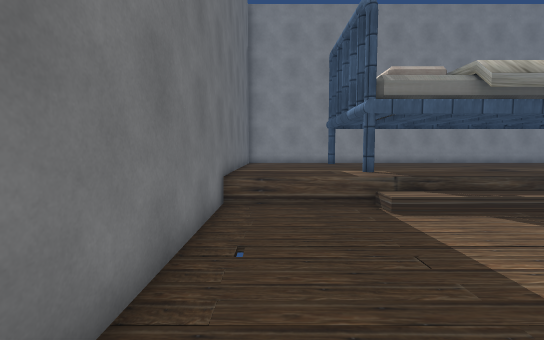
[1] (above)

15 first-person views from a walk through a scene from a Unity 3-D project. The camera is 1.5 m above the floor, tilts 4° down and sees 90° across. The floor is counted in squares, 1 m on a side. Each view is taken from the middle of a square. On the plan, view 1 faces up. The plan holds only what a view shows up to about 14 squares ahead; the rest is blank. The player is left out. Some surface patterns are stand-ins.

[2]
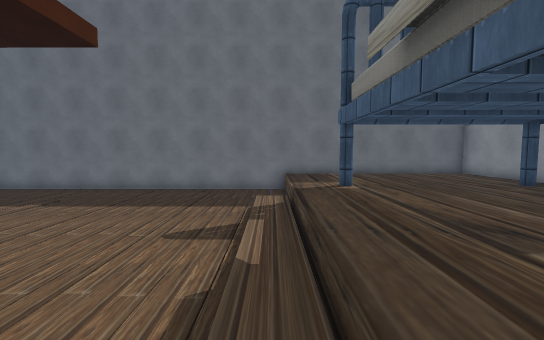

[3]
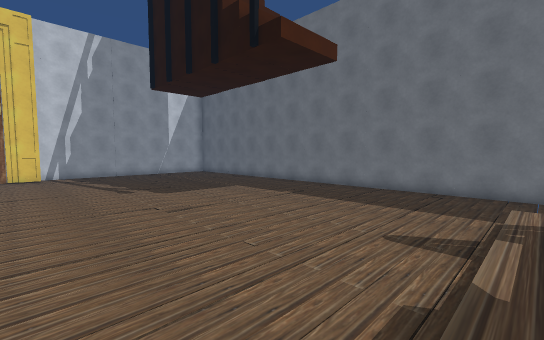

[4]
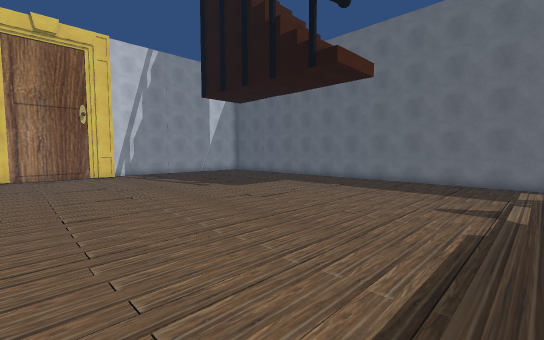

[5]
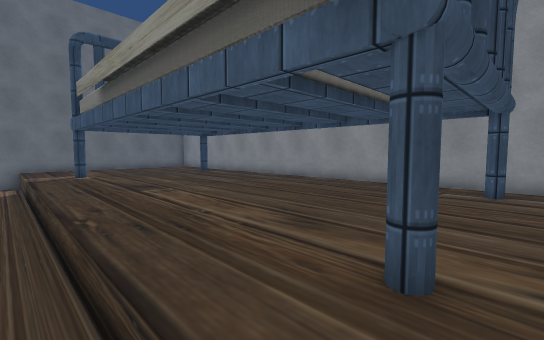

[6]
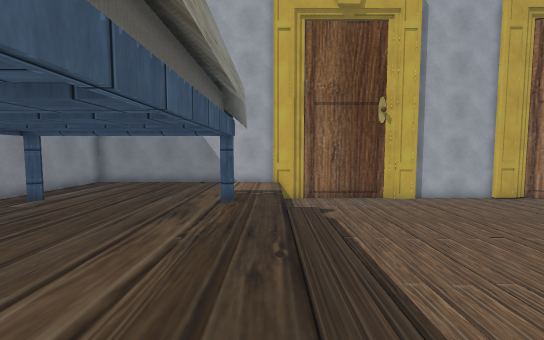

[7]
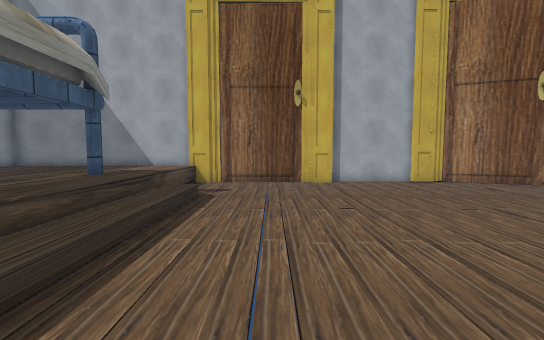

[8]
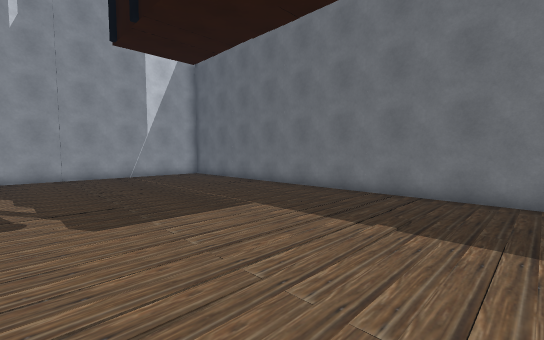

[9]
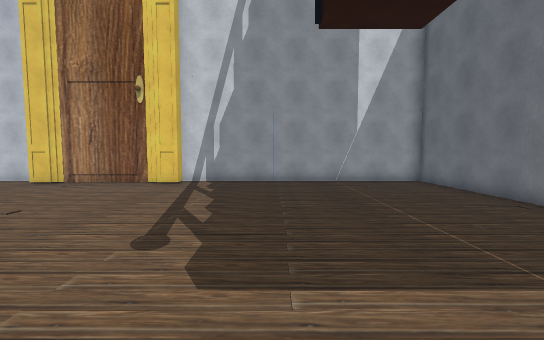

[10]
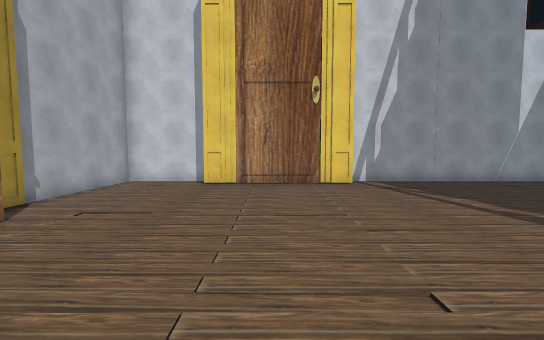

[11]
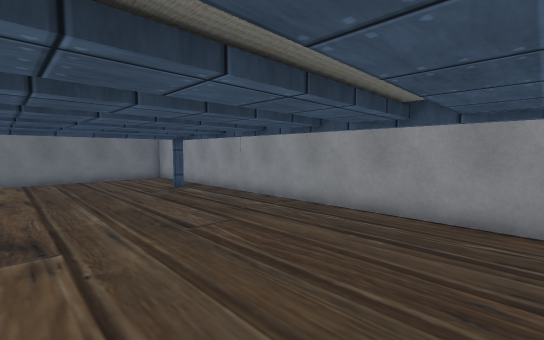

[12]
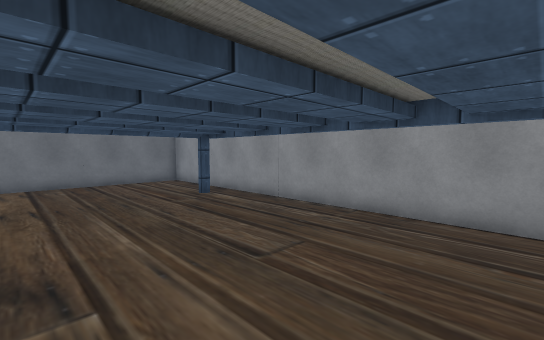

[13]
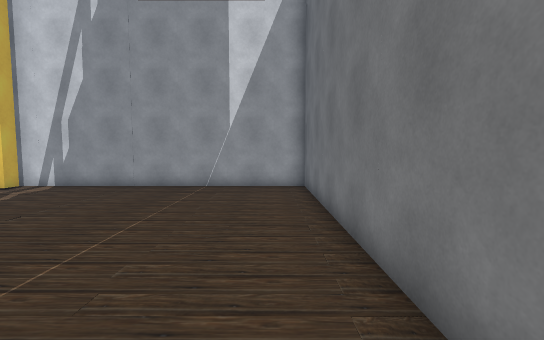

[14]
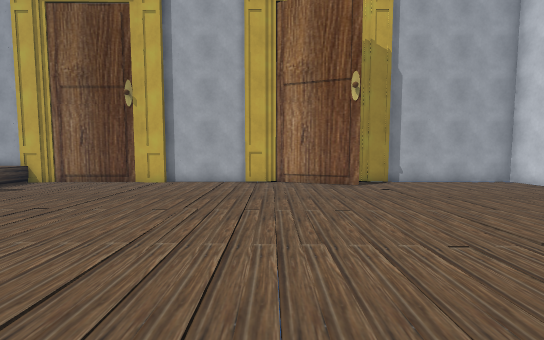

[15]
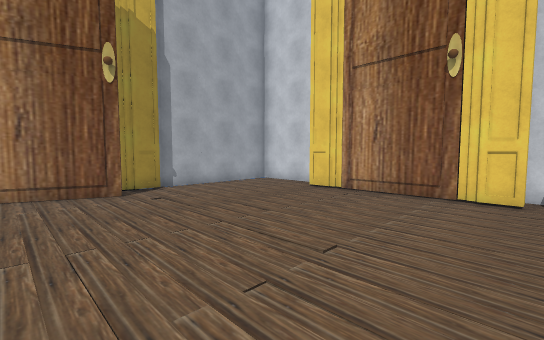

### Floor plan
Key: @ floor where view 1 was taken; # wall or solid block; . main floor; : floor 0.75 m higher than the main floor; / step, stairs or slope.
Columns run from 2 left of view 1 to 21 right of it. Each row starts with its distance up from view 1.
 17 ########################
 16 #::::::::::::::::::::::#
 15 #::::#::::::::::::#::::#
 14 #::::::::::::::::::::::#
 13 #::::::::::::::::::::::#
 12 #::::::::::::::::::::::#
 11 #::::::::::::::::::::::#
 10 #::::::::::::::::::::::#
  9 #::::#::::::::::::#::::#
  8 #::::::::::::::::::::::#
  7 #....///////////////...#
  6 #......................#
  5 #......................#
  4 #......................#
  3 #......................#
  2 ##.....................#
  1 #......................#
  0 #.@....................#
 -1 #......................#
 -2 #......................#
 -3 #......................#
 -4 #......................#
 -5 #......................#
 -6 #.....................##
 -7 #.....................##
 -8 #.....................##
 -9 #......................#
-10 #......................#
-11 #......................#
-12 #......................#
-13 #......................#
-14 #......................#
-15 #...........########...#
-16 ##############     #####

Positions as (right, up) in squares from view 1, and headings:
1: (0, 0), facing up
2: (12, 7), facing left
3: (12, 7), facing down-left
4: (16, 7), facing down-left
5: (17, 7), facing up-left
6: (8, 8), facing right
7: (8, 4), facing right
8: (8, 1), facing down-left
9: (6, -2), facing down
10: (14, -2), facing down
11: (14, 10), facing up-left
12: (12, 10), facing up-left
13: (0, -4), facing down
14: (8, -4), facing right
15: (10, -5), facing down-right
